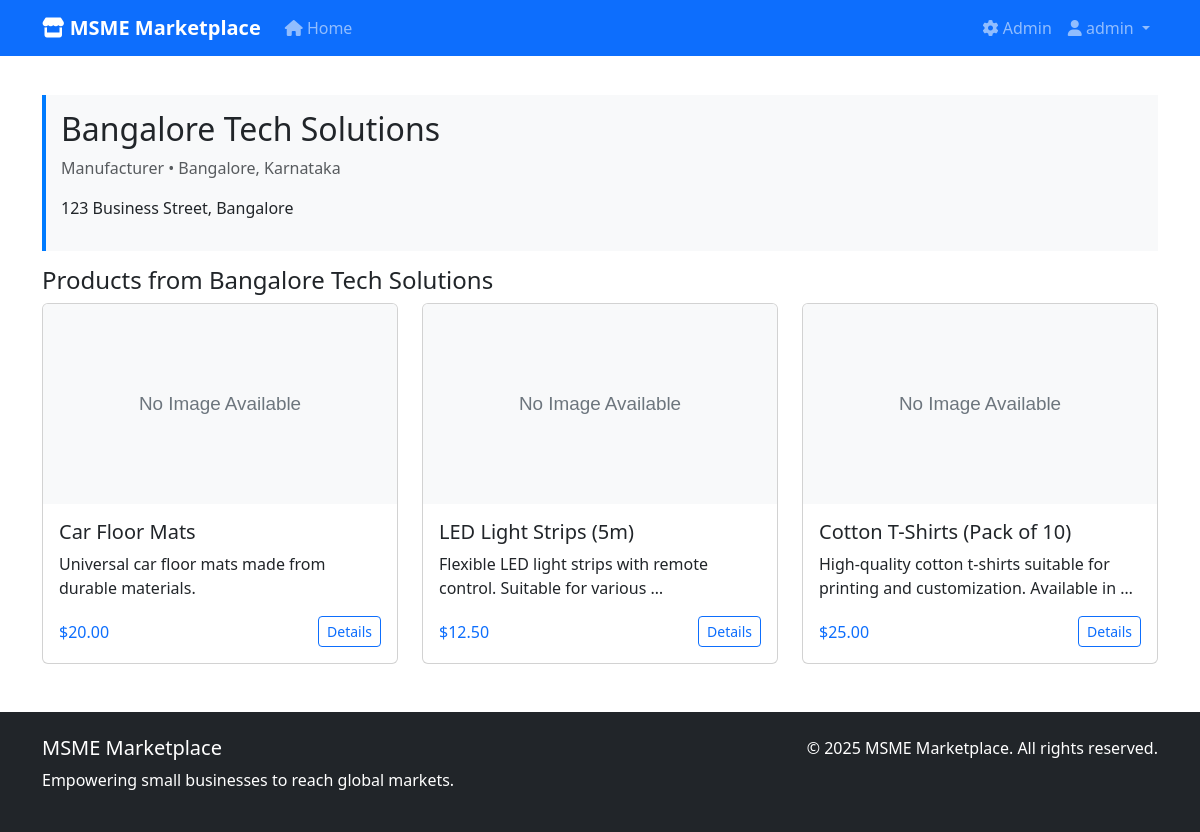
Page /seller/3/ (signed in) on the committed database.
### marketplace/models.py (models this page shows, shortened)
class Seller(models.Model):
    user = models.OneToOneField(User, on_delete=models.CASCADE)
    business_name = models.CharField(max_length=200)
    owner_name = models.CharField(max_length=100)
    phone = models.CharField(max_length=15)
    address = models.TextField()
    city = models.CharField(max_length=100)
    state = models.CharField(max_length=100)
    pincode = models.CharField(max_length=10)
    gstin_validator = RegexValidator(
        regex=r'^[0-9]{2}[A-Z]{5}[0-9]{4}[A-Z]{1}[1-9A-Z]{1}Z[0-9A-Z]{1}$',
        message='Enter a valid GSTIN number (15 characters)'
    )
    gstin = models.CharField(max_length=15, validators=[gstin_validator], unique=True)
    turnover = models.DecimalField(
        max_digits=10,
        decimal_places=2,
        validators=[MinValueValidator(2), MaxValueValidator(50)],
        help_text='Annual turnover in Crores (₹2-50 Cr)'
    )
    bank_name = models.CharField(max_length=100)
    account_number = models.CharField(max_length=20)
    ifsc_code = models.CharField(max_length=11)
    account_holder_name = models.CharField(max_length=100)
    business_type = models.CharField(max_length=100, choices=[
        ('manufacturer', 'Manufacturer'),
        ('wholesaler', 'Wholesaler'),
        ('retailer', 'Retailer'),
        ('service_provider', 'Service Provider'),
    ])
    pan_document = models.FileField(upload_to='seller_documents/pan/', null=True, blank=True)
    gst_certificate = models.FileField(upload_to='seller_documents/gst/', null=True, blank=True)
    APPROVAL_STATUS = [
        ('pending', 'Pending'),
        ('approved', 'Approved'),
        ('rejected', 'Rejected'),
    ]
    approval_status = models.CharField(max_length=20, choices=APPROVAL_STATUS, default='pending')
    verified = models.BooleanField(default=False)
    rejection_reason = models.TextField(blank=True)
    created_at = models.DateTimeField(auto_now_add=True)
    @property
    def location(self):
        return f"{self.city}, {self.state}"

class Product(models.Model):
    seller = models.ForeignKey(Seller, on_delete=models.CASCADE, related_name='products')
    category = models.ForeignKey(Category, on_delete=models.CASCADE, related_name='products')
    name = models.CharField(max_length=200)
    description = models.TextField()
    mrp = models.DecimalField(max_digits=10, decimal_places=2, help_text='Maximum Retail Price')
    selling_price = models.DecimalField(max_digits=10, decimal_places=2, help_text='Actual Selling Price')
    GST_RATES = [
        (0, '0%'),
        (5, '5%'),
        (12, '12%'),
        (18, '18%'),
        (28, '28%'),
    ]
    gst_rate = models.IntegerField(choices=GST_RATES, default=18)
    stock_quantity = models.PositiveIntegerField(default=0)
    minimum_order_quantity = models.PositiveIntegerField(default=1)
    APPROVAL_STATUS = [
        ('pending', 'Pending'),
        ('approved', 'Approved'),
        ('rejected', 'Rejected'),
    ]
    approval_status = models.CharField(max_length=20, choices=APPROVAL_STATUS, default='pending')
    is_active = models.BooleanField(default=True)
    is_customizable = models.BooleanField(default=False)
    rejection_reason = models.TextField(blank=True)
    created_at = models.DateTimeField(auto_now_add=True)
    updated_at = models.DateTimeField(auto_now=True)
    tags = models.CharField(max_length=500, blank=True, help_text="Comma-separated tags for search")
    class Meta:
        ordering = ['-created_at']
    def get_absolute_url(self):
        return reverse('marketplace:product_detail', kwargs={'pk': self.pk})
    @property
    def main_image(self):
        image = self.images.first()
        return image.image if image else None
    @property
    def price(self):
        return self.selling_price

### marketplace/views.py (the view)
# urls.py: path('seller/<int:seller_id>/', views.seller_products, name='seller_products'),
def seller_products(request, seller_id):
    seller = get_object_or_404(Seller, pk=seller_id)
    products = Product.objects.filter(seller=seller, is_active=True)
    paginator = Paginator(products, 12)
    page_number = request.GET.get('page')
    page_obj = paginator.get_page(page_number)
    context = {
        'seller': seller,
        'page_obj': page_obj,
        'products': page_obj.object_list,
    }
    return render(request, 'marketplace/seller_products.html', context)

### templates/marketplace/seller_products.html (shortened to what this page needs)
{% extends 'base.html' %}
{% load static %}
{% block content %}
<div class="container mt-4">
    <div class="row">
        <div class="col-12">
            <div class="seller-info">
                <h2>{{ seller.business_name }}</h2>
                <p class="text-muted">{{ seller.get_business_type_display }} • {{ seller.location }}</p>
                <p class="mt-2">{{ seller.address }}</p>
            </div>
        </div>
    </div>
    <div class="row">
        <div class="col-12">
            <h4>Products from {{ seller.business_name }}</h4>
            <div class="row row-cols-1 row-cols-md-3 g-4">
                {% for product in products %}
                <div class="col">
                    <div class="card h-100">
                        {% if product.main_image %}
                            <img src="{{ product.main_image.url }}" class="card-img-top" alt="{{ product.name }}">
                        {% else %}
                            <img src="{% static 'img/no-image.svg' %}" class="card-img-top" alt="No Image Available">
                        {% endif %}
                        <div class="card-body">
                            <h5 class="card-title">{{ product.name }}</h5>
                            <p class="card-text">{{ product.description|truncatewords:10 }}</p>
                            <div class="d-flex justify-content-between align-items-center">
                                <span class="text-primary">${{ product.price }}</span>
                                <a href="{{ product.get_absolute_url }}" class="btn btn-sm btn-outline-primary">Details</a>
                            </div>
                        </div>
                    </div>
                </div>
                {% empty %}
                <div class="col-12">
                    <p class="text-center">This seller has no active products.</p>
                </div>
                {% endfor %}
            </div>
        </div>
    </div>
</div>
{% endblock %}

### templates/base.html (shortened to what this page needs)
<!DOCTYPE html>
<html lang="en">
<head>
    <link href="https://cdn.jsdelivr.net/npm/bootstrap@5.3.0/dist/css/bootstrap.min.css" rel="stylesheet">
    <link href="https://cdnjs.cloudflare.com/ajax/libs/font-awesome/6.0.0/css/all.min.css" rel="stylesheet">
    {% load static %}
    <link href="{% static 'css/marketplace.css' %}" rel="stylesheet">
</head>
<body>
    <nav class="navbar navbar-expand-lg navbar-dark bg-primary">
        <div class="container">
            <a class="navbar-brand" href="{% url 'marketplace:home' %}">
                <i class="fas fa-store"></i> MSME Marketplace
            </a>
            <div class="collapse navbar-collapse" id="navbarNav">
                <div class="navbar-nav me-auto">
                    <a class="nav-link" href="{% url 'marketplace:home' %}">
                        <i class="fas fa-home"></i> Home
                    </a>
                </div>
                <div class="navbar-nav ms-auto">
                    {% if user.is_authenticated %}
                        {% if user.is_staff %}
                            <a class="nav-link" href="{% url 'admin:index' %}">
                                <i class="fas fa-cog"></i> Admin
                            </a>
                        {% endif %}
                        <div class="nav-item dropdown">
                            <a class="nav-link dropdown-toggle" href="#" id="navbarDropdown" role="button" data-bs-toggle="dropdown">
                                <i class="fas fa-user"></i> {{ user.username }}
                            </a>
                        </div>
                    {% endif %}
                </div>
            </div>
        </div>
    </nav>
    <main>
        {% block content %}
        {% endblock %}
    </main>
    <footer class="bg-dark text-white py-4 mt-5">
        <div class="container">
            <div class="row">
                <div class="col-md-6">
                    <h5>MSME Marketplace</h5>
                    <p>Empowering small businesses to reach global markets.</p>
                </div>
                <div class="col-md-6 text-md-end">
                    <p>&copy; {% now "Y" %} MSME Marketplace. All rights reserved.</p>
                </div>
            </div>
        </div>
    </footer>
</body>
</html>

### static/css/marketplace.css (style rules this page uses)
.card-img-top { height: 200px; object-fit: cover; }
.seller-info { background-color: #f8f9fa; border-left: 4px solid #007bff; padding: 15px; margin: 15px 0; }
.navbar-brand { font-weight: bold; }

### rows in the picture
Seller: business_name "Bangalore Tech Solutions", business_type "Manufacturer", location "Bangalore, Karnataka", address "123 Business Street, Bangalore"
Product: name "Car Floor Mats", description "Universal car floor mats made from durable materials.", price "20.00"
Product: name "LED Light Strips (5m)", description "Flexible LED light strips with remote control. Suitable for various …", price "12.50"
Product: name "Cotton T-Shirts (Pack of 10)", description "High-quality cotton t-shirts suitable for printing and customization. Available in …", price "25.00"

### other values in the picture
{{ user.username }} "admin"
